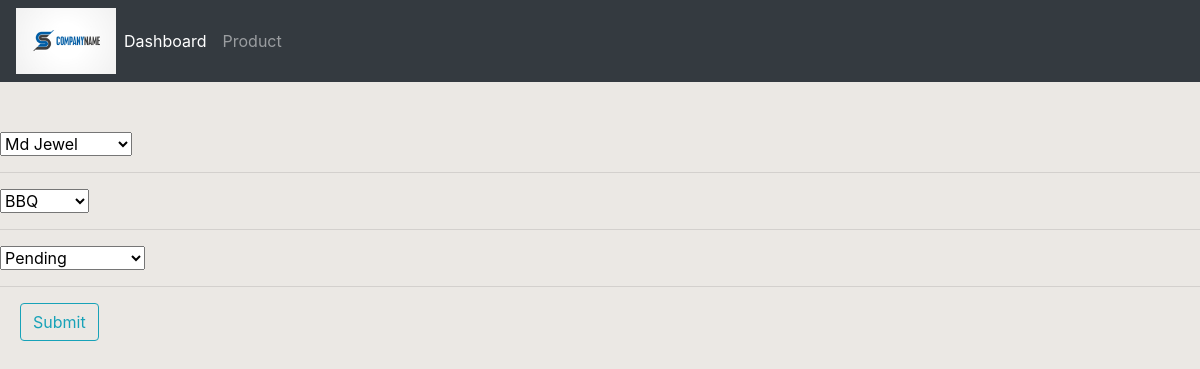
Before: /update_order/7 with the older database file.
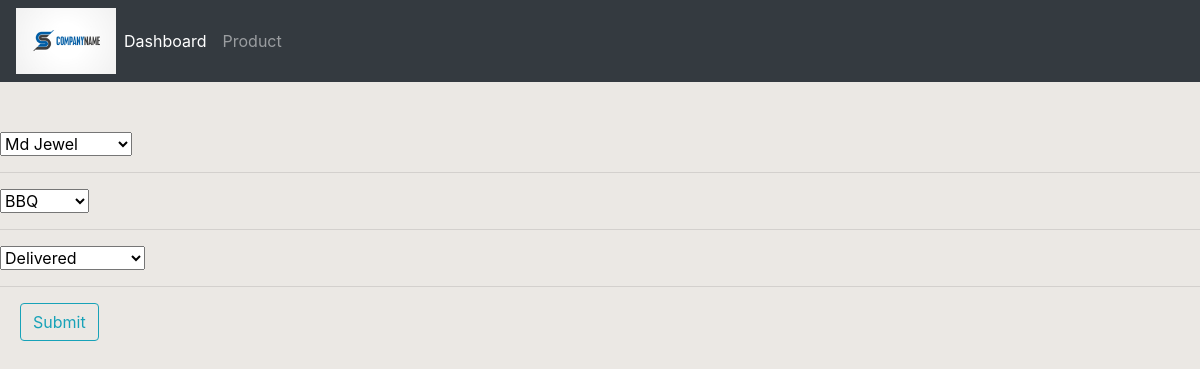
After: the same page with the newer database file.
### accounts/models.py (models this page shows)
class Order(models.Model):
    STATUS = (
       ('Pending', 'Pending'),
        ('Out for Delivery', 'Out For Delivery'),
        ('Delivered',  'Delivered')
    )
    customer = models.ForeignKey(Customer, null= True, on_delete=models.SET_NULL)
    product = models.ForeignKey(Product, null = True, on_delete=models.SET_NULL)
    date_created = models.DateTimeField(auto_now_add=True, null = True)
    status = models.CharField(max_length=200, null= True, choices= STATUS)

### accounts/views.py (the view)
# urls.py: path('update_order/<str:pk>', views.updateOrder, name="updateorder"),
def updateOrder(request, pk):
    order = Order.objects.get(id = pk)
    form = OrderForm(instance=order)
    context = {'form': form}
    if request.method=="POST":
        form = OrderForm(request.POST, instance=order)
        if form.is_valid():
            form.save()
            return redirect('home')
    return render(request, 'accounts/createupdate.html', context)

### accounts/forms.py
class OrderForm(ModelForm):
    class Meta():
        model = Order
        fields = '__all__'

### accounts/models.py (called while the page is built)
    def __str__(self):
        return self.name

    def __str__(self):
        return self.name

### accounts/templates/accounts/createupdate.html (shortened to what this page needs)
{% extends 'accounts/main.html' %}
 {% block content %}
   <div class="mx-auto" style="margin-top: 50px">
         <form action= "" method= "POST">
            {% for f in form %}
               {{f}}
               <hr>
            {% endfor %}
            <input style="margin-left: 20px" class="btn btn-md  btn-outline-info" type= "submit" name = "Submit">
        </form>
   </div>
{% endblock content %}

Changed rows visible on the page:
changed Order "Md Jewel": status "Pending" → "Delivered"
